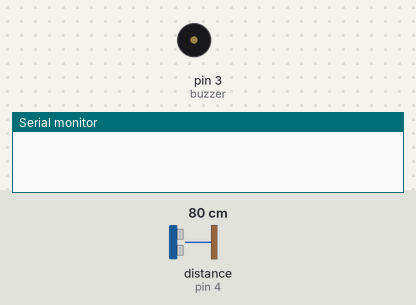
A sketch run on a simulated Arduino Uno, built with avr-gcc and run on an emulated ATmega328P. On the bench: buzzer (waves = sounding), the last lines printed to the serial monitor. Wiring (inferred from the names in the program): ultrasonic range finder: trigger pin 5; echo pin 4. Inputs (shaded band) come from the test bench; at power-on: distance to the obstacle (sensor on pin 4) 80 cm. The echo pulse lasts 58.3 µs per cm.

Above: at 1.2 s.
1.3 s: distance to the obstacle (sensor on pin 4) set to 54 cm
2.8 s: distance to the obstacle (sensor on pin 4) set to 48 cm
At 3.03 s:
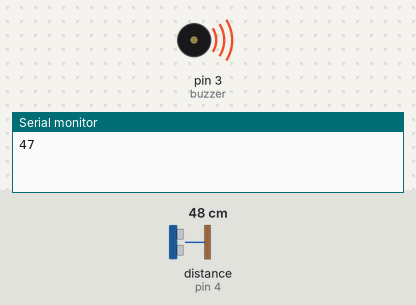
5.8 s: distance to the obstacle (sensor on pin 4) set to 60 cm
At 6.5 s:
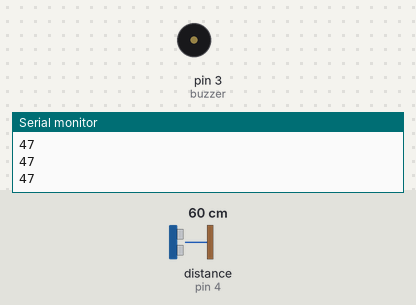
7.6 s: distance to the obstacle (sensor on pin 4) set to 35 cm
At 7.77 s:
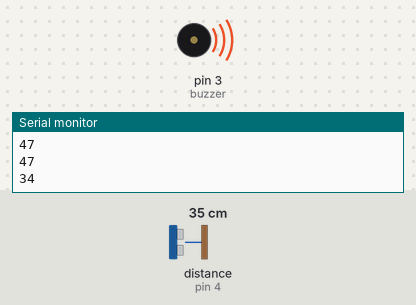
Timing chart, 0 to 10.6 s (numbered marks = the images above; inputs shaded):
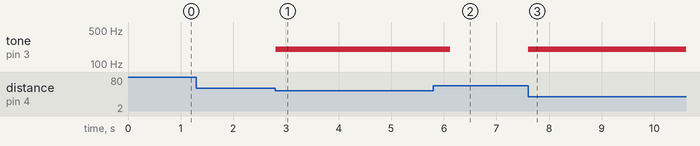

The sketch:

ultrasonico-buzzer.ino
```cpp
int trig = 5;
int echo = 4;
int buzzer = 3;
int distancia;
int tiempo;

void setup() {
  Serial.begin(9600);
  pinMode(5,OUTPUT);
  pinMode(4,INPUT);
  pinMode(3,OUTPUT);

}
void loop() {
  digitalWrite(trig,HIGH);
  delay(1);
  digitalWrite(trig,LOW);
  tiempo = pulseIn(echo,HIGH);
  distancia = tiempo / 58.2;
  if(distancia < 50 and distancia > 0){
    Serial.println(distancia);
    tone(buzzer,200);
    delay(distancia * 10);
    noTone(buzzer);
  }

 }
```

Measured:
- the behaviour switches between 51 and 50 cm on distance to the obstacle (sensor on pin 4) (found by bisection; images 0 and 1)
- after the input at 1.3 s, every drawn part: stays the same
- after the input at 2.8 s, tone on pin 3 (buzzer): silent → 200 Hz at once
- after the input at 5.8 s, tone on pin 3 (buzzer): 200 Hz → silent after 0.32 s
- after the input at 7.6 s, tone on pin 3 (buzzer): silent → 200 Hz at once
